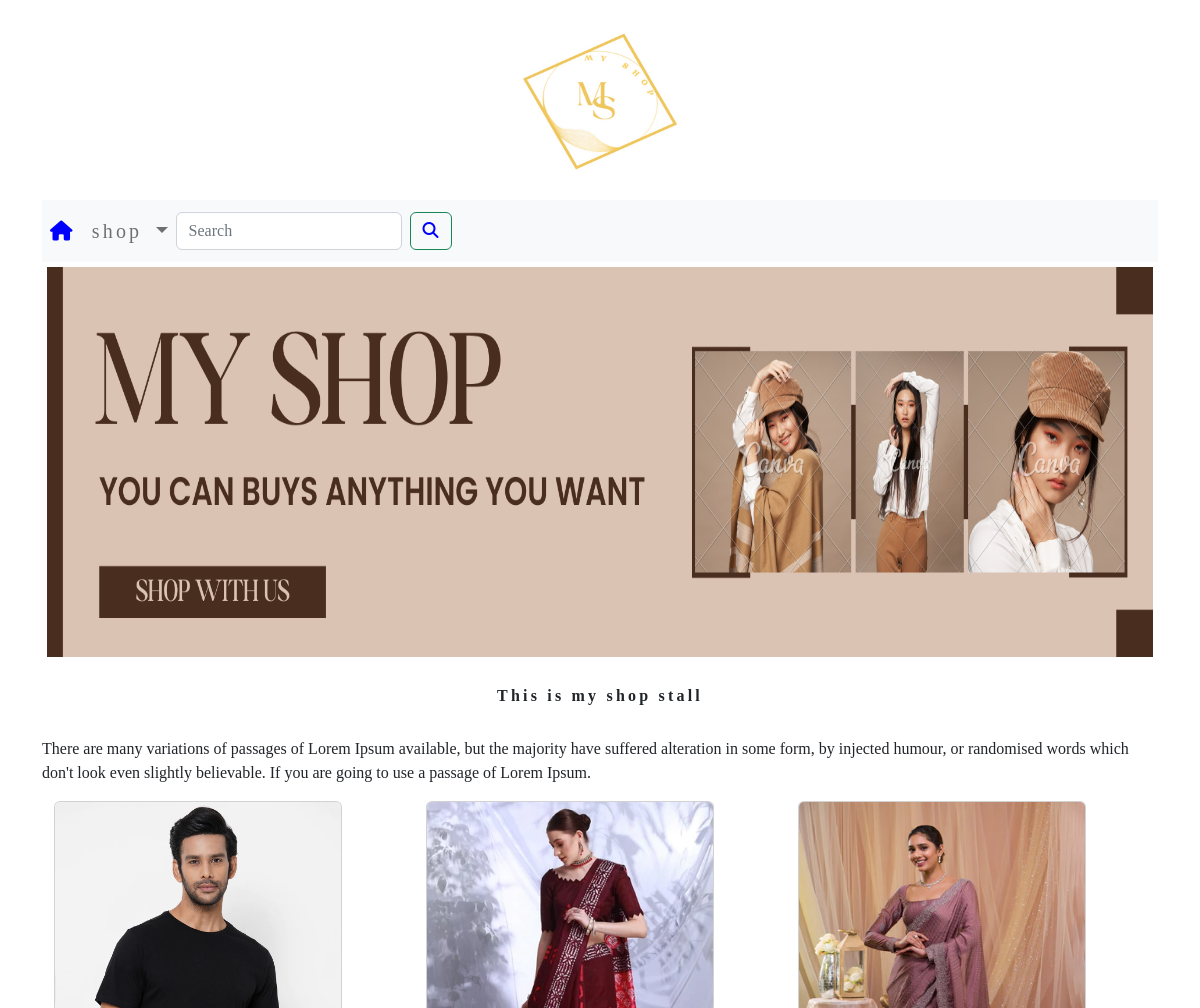
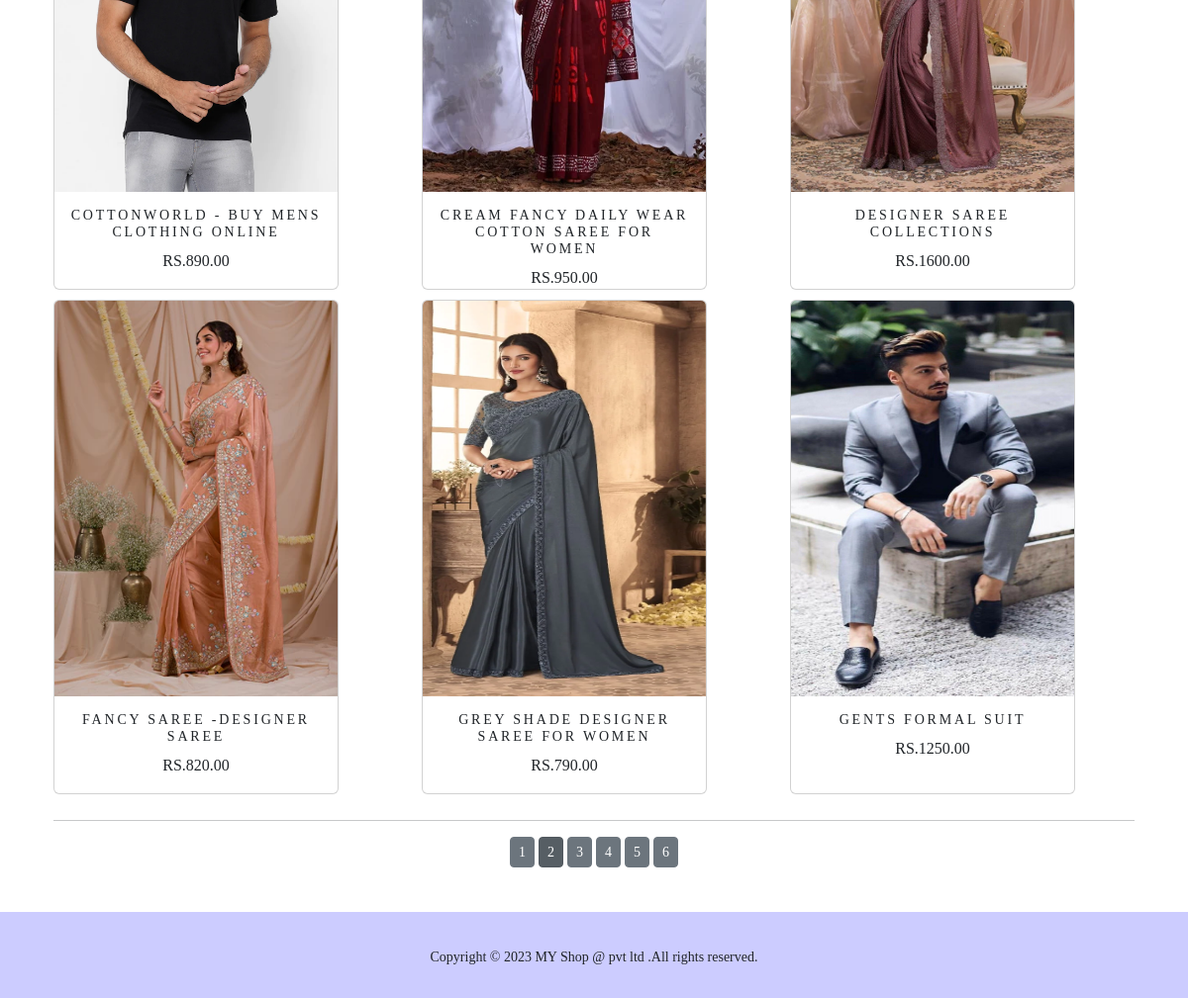
Page /shopp/?page=2 on the committed database (2 pictures, top to bottom).
### shopp/models.py (models this page shows, shortened)
class Product(models.Model):
    name=models.CharField(max_length=250,unique=True)
    slug=models.SlugField(max_length=250,unique=True)
    description=models.TextField(blank=True)
    price=models.DecimalField(max_digits=10,decimal_places=2)
    category=models.ForeignKey(Category,on_delete=models.CASCADE)
    image=models.ImageField(upload_to='product',blank=True)
    stock=models.IntegerField()
    available=models.BooleanField(default=True)
    created=models.DateTimeField(auto_now_add=True)
    updated=models.DateTimeField(auto_now=True)
    class Meta:
        ordering=('name',)
        verbose_name='product'
        verbose_name_plural='products'
    def get_url(self):
        return reverse('shopp:ProdCatDetail',args=[self.category.slug,self.slug])

### shopp/views.py (the view)
# urls.py: path('',views.allproductCat,name='allproductCat'),
def allproductCat(request,c_slug=None):
   c_page=None
   products_list=None
   if c_slug!=None:
      c_page=get_object_or_404(Category,slug=c_slug)
      products_list=Product.objects.all().filter(category=c_page,available=True)
   else:
      products_list=Product.objects.all().filter(available=True)
   paginator=Paginator(products_list,6)
   try:
      page=int(request.GET.get('page','1'))
   except:
      page=1
   try:
      products=paginator.page(page)
   except (EmptyPage,InvalidPage):
      products=paginator.page(paginator.num_pages)
   return render(request,"category.html",{'category':c_page,'products':products})

### cart/context_processors.py (called while the page is built)
def counter(request):
    item_count = 0
    if 'admin' in request.path:
        return {}
    else:
        try:
            cart = Cart.objects.filter(cart_id=_cart_id(request))
            cart_items = Cartitems.objects.all().filter(cart=cart[:1])
            for cart_item in cart_items:
                item_count += cart_item.quantity
        except Cart.DoesNotExist:
            item_count = 0
        return dict(item_count=item_count)

### cart/views.py (called while the page is built)
def _cart_id(request):
    cart = request.session.session_key
    if not cart:
        cart = request.session.create()
    return cart

### shopp/context_processors.py (called while the page is built)
def menu_links(request):
    links=Category.objects.all()
    return dict(links=links)

### shopp/models.py (called while the page is built)
    def get_url(self):
        return reverse('shopp:products_by_category',args=[self.slug])

### templates/category.html (shortened to what this page needs)
{% extends 'base.html' %}
{% load static %}
{% block content %}
<div class="mx_auto">
    {% if category %}
    <img class="my_image" src="{{category.image.url}}" alt="{{category.name}}" width="130px" height="130px">
</div>
<br>
<div>
    <h1  class="text-center my_title">{{category.name}}</h1>
    <h5 class="text-justify">{{category.description}}</h5>
</div>
    {% else %}
<div>
<img class="my_image my_image_padding" src="{% static 'img/banner.png' %}" alt="Our products">
</div>
<br>
<div>
    <h1 class="text-center my_title"><b>This is my shop stall</b></h1><br>
    <p class="text-justify">There are many variations of passages of Lorem Ipsum available, but the majority have suffered alteration in some form, by injected humour, or randomised words which don't look even slightly believable. If you are going to use a passage of Lorem Ipsum.</p>
</div>
{% endif %}
<div class="container">
    <div class="row mx_auto">
        {% for product in products.object_list  %}
        <div class="my_bottom_margin col-9 col-sm-12 col-md-4 col-lg-4">
            <div class="card text-center" style="min-width: 18rem;height: 500px; width: 50px;">
                <a href="{{product.get_url}}"><img class="card-img-top my_image" src="{{product.image.url}}"  width="160px" height="1px" alt="{{product.name}}"></a>
                <div class="card-body">
                        <h4>{{product.name}}</h4>
                        <p>RS.{{product.price}}</p>
                </div>
            </div>
        </div>
        {% endfor %}
    </div>
    <div class="mx-auto">
        {% if products.paginator.num_pages > 1 %}
         <hr>
        <div class="text-center">
            {% for pg in products.paginator.page_range %}
                <a href="?page={{pg}}" class="btn btn-secondary btn-sm {% if products.number == pg %} active {% endif %}"> {{pg}} </a>
            {% endfor %}
        </div>
        {% endif %}
    </div>
    <br>
</div>
{% endblock %}

### static/css/custom.css (style rules this page uses)
body { position:relative; margin:0; min-height:100vh; padding-bottom:6.74rem; display:flex; flex-direction:column; box-sizing:inherit; }
.my_image { width:100%; height:400px; }
.my_title { font-size:16px; text_transform:uppercase; letter-spacing: .2em; }
.my_image_padding { padding:5px; }
.my_bottom_margin { margin-bottom:10px; }
.card-body h4 { font-size:14px; text-transform:uppercase; letter-spacing:.2em; }

### rows in the picture
Product: image (picture), name "COTTONWORLD - BUY MENS CLOTHING ONLINE", price "890.00"
Product: image (picture), name "CREAM FANCY DAILY WEAR COTTON SAREE FOR WOMEN", price "950.00"
Product: image (picture), name "DESIGNER SAREE COLLECTIONS", price "1600.00"
Product: image (picture), name "FANCY SAREE -DESIGNER SAREE", price "820.00"
Product: image (picture), name "GREY SHADE DESIGNER SAREE FOR WOMEN", price "790.00"
Product: image (picture), name "GENTS FORMAL SUIT", price "1250.00"

### other values in the picture
{{ pg }} "1" "2" "3" "4" "5" "6"
